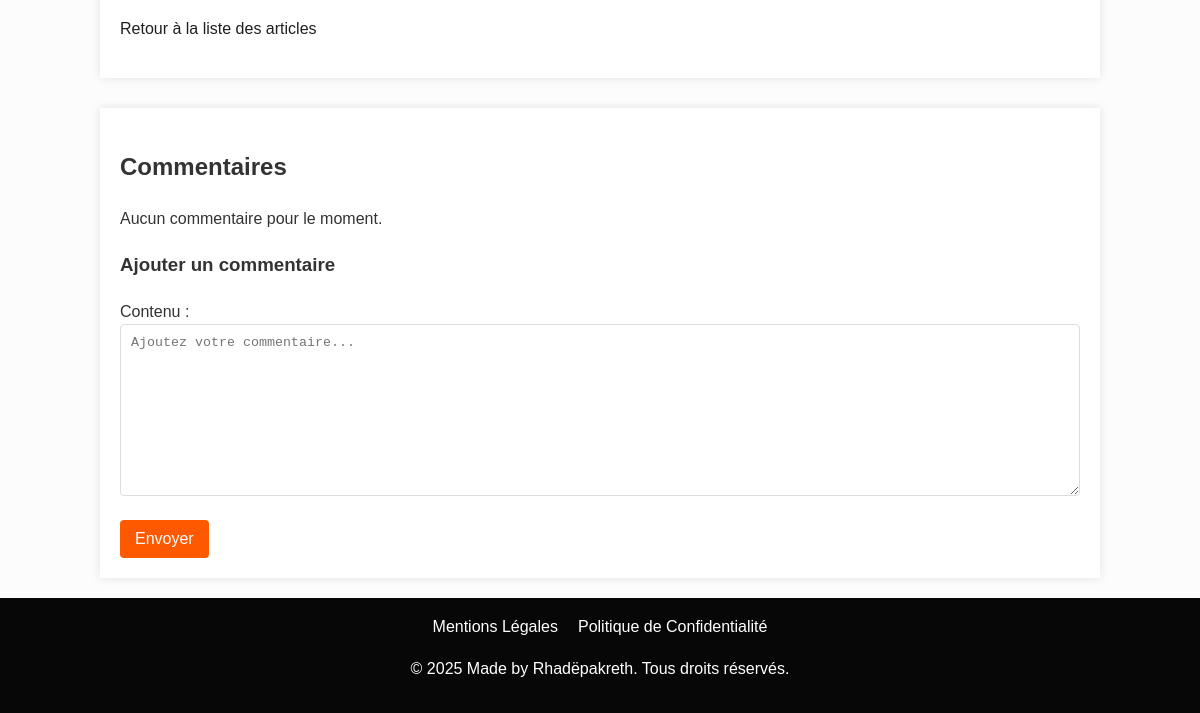
The page /article/democrat-back-quite/ (signed in, lower part) on the database as committed earlier.
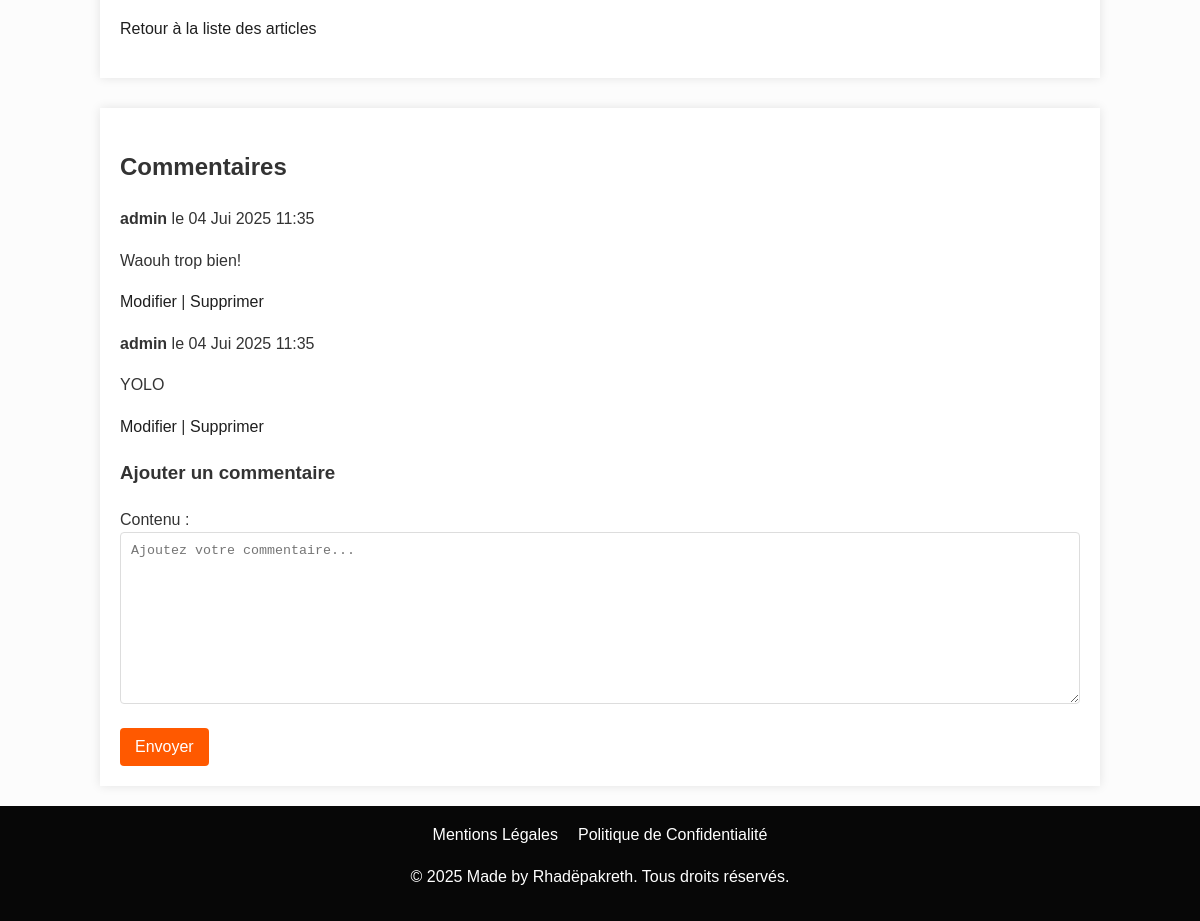
The same page on the database as committed later.
### blog_django/blog/models.py (models this page shows, shortened)
class Comment(models.Model):
    article = models.ForeignKey(Article, on_delete=models.CASCADE, related_name='comments')
    auteur = models.ForeignKey(User, on_delete=models.CASCADE)
    contenu = models.TextField()
    created_at = models.DateTimeField(auto_now_add=True)
    class Meta:
        ordering = ['created_at']

### blog_django/blog/views.py (the view, shortened to what this page needs)
# urls.py: path('article/<slug:slug>/', ArticleDetailView.as_view(), name='article_detail'),
class ArticleDetailView(DetailView):
    model = Article
    template_name = 'blog/article_detail.html'
    context_object_name = 'article'
    slug_url_kwarg = 'slug'
    slug_field = 'slug'
    def get_context_data(self, **kwargs):
        context = super().get_context_data(**kwargs)
        article = self.get_object()
        comments = article.comments.all()
        comment_form = CommentForm()
        context['comments'] = comments
        context['comment_form'] = comment_form
        context['categories'] = Article.objects.values_list('categorie', flat=True).distinct()
        return context

### blog_django/blog/forms.py
class CommentForm(forms.ModelForm):
    class Meta:
        model = Comment
        fields = ('contenu',)
        widgets = {
            'contenu': forms.Textarea(attrs={'class': 'form-control', 'placeholder': 'Ajoutez votre commentaire...'}),
        }

### blog_django/blog/templates/blog/article_detail.html (shortened to what this page needs)
{% extends 'blog/base.html' %}
{% block content %}
    <div class="card">
        <p><a href="{% url 'blog:article_list' %}">Retour à la liste des articles</a></p>
    </div>
    <div class="card comments-section">
        <h2>Commentaires</h2>
        {% for comment in comments %}
            <div class="comment">
                <p class="comment-meta"><strong>{{ comment.auteur }}</strong> le {{ comment.created_at|date:"d M Y H:i" }}</p>
                <p>{{ comment.contenu }}</p>
                {% if user.is_authenticated and user == comment.auteur %}
                    <p>
                        <a href="{% url 'blog:comment_update' article_slug=comment.article.slug pk=comment.pk %}">Modifier</a> |
                        <a href="{% url 'blog:comment_delete' article_slug=comment.article.slug pk=comment.pk %}">Supprimer</a>
                    </p>
                {% endif %}
            </div>
        {% empty %}
            <p>Aucun commentaire pour le moment.</p>
        {% endfor %}
        {% if user.is_authenticated %}
            <div class="add-comment">
                <h3>Ajouter un commentaire</h3>
                <form method="post">
                    {{ comment_form.as_p }}
                    <button type="submit" class="btn btn-primary">Envoyer</button>
                </form>
            </div>
        {% else %}
            <p>Vous devez être connecté pour laisser un commentaire. <a href="{% url 'login' %}">Se connecter</a></p>
        {% endif %}
    </div>
{% endblock %}

Rows that differ between the two databases and show on the page:
added Comment: auteur "admin", created_at "04 Jui 2025 11:35", contenu "Waouh trop bien!", shows "Modifier"
added Comment: auteur "admin", created_at "04 Jui 2025 11:35", contenu "YOLO", shows "Modifier"
Other text that changed with them:
text no longer shown: "Aucun commentaire pour le moment."
